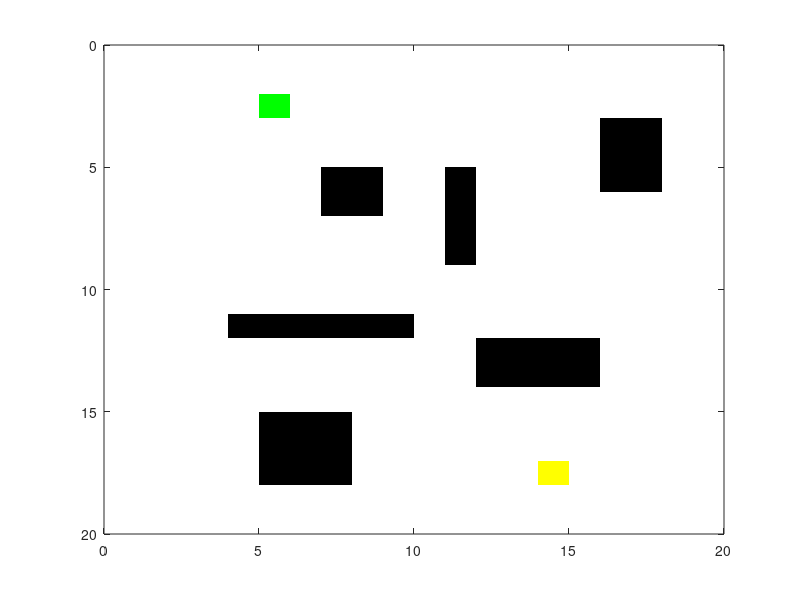

Write MATLAB code to recreate this figure. (Note: this script raises an error after producing the figure.)

clear;
close all;
clc;

%% Initialize the maps, color maps, start points and destination points
map_size = [20, 20];
input_map = false(map_size);              % Create an Input Map

input_map (6:7, 8:9) = 1;           % Add an obstacle
input_map (6:9, 12) = 1;            % Add another obstacle
input_map (12, 5:10) = 1;           % Add another obstacle
input_map (13:14, 13:16) = 1;       % Add another obstacle
input_map (16:18, 6:8) = 1;         % Add another obstacle
input_map (4:6, 17:18) = 1;         % Add another obstacle

start_coords = [3, 6];              % Save the location of start coordinate
dest_coords = [18, 15];             % Save location of destination coordinate

drawMapEveryTime = true;            % To see how nodes expand on the grid

cmap = [1   1   1;                  % Create a color map
    0   0   0;
    1   0   0;
    0   0   1;
    0   1   0;
    1   1   0;
    0.5 0.5 0.5];

colormap(cmap);                     % Sets the colormap for the current figure
[nrows, ncols] = size(input_map);   % Save the size of the input_map

map = zeros(nrows,ncols);           % Create map to save the states of each grid cell
map(~input_map) = 1;                % Mark free cells on map
map(input_map) = 2;                 % Mark obstacle cells on map

start_node = sub2ind(size(map), start_coords(1), start_coords(2));      % Generate linear indices of start node
dest_node = sub2ind(size(map), dest_coords(1), dest_coords(2));         % Generate linear indices of dest node

map(start_node) = 5;                % Mark start node on map
map(dest_node) = 6;                 % Mark destination node on map

distanceFromStart = Inf(nrows,ncols);   % Initialize distance from start array to inifinity
distanceFromEnd = Inf(nrows,ncols);     % Initialize distance from end array to inifinity

parent = zeros(nrows, ncols);           % Create a map for holding parent's index for each grid cell

distanceFromStart(start_node) = 0;  % distance of start node from start is zero
distanceFromEnd(dest_node) = 0;     % distance of end node from end is zero

% Update the values of all grid pixels for distance from end
[X, Y] = meshgrid(1:ncols, 1:nrows);
xd = dest_coords(1);
yd = dest_coords(2);
distanceFromEnd = abs(X - yd) + abs(Y - xd);    % Manhattan Distance

image([0.5, map_size(1)-0.5], [0.5, map_size(2)-0.5], map);
ax = gca;
ax.YTick = 0:1:map_size(1);
ax.XTick = 0:1:map_size(2);
grid on;                        % Display grid lines
% drawnow limitrate nocallbacks;  % Update figure
drawnow;

%% Process the map to update the parent information and distance from start
while true                              % Create an infinite loop
    map(start_node) = 5;                % Mark start node on map
    map(dest_node) = 6;                 % Mark destination node on map
    
    if (drawMapEveryTime)
        image([0.5, map_size(1)-0.5], [0.5, map_size(2)-0.5], map);
        ax = gca;
        ax.YTick = 0:1:map_size(1);
        ax.XTick = 0:1:map_size(2);
        grid on;                        % Display grid lines
        % drawnow limitrate nocallbacks;  % Update figure
        drawnow;
    end
    
    % Find the node with the minimum heuristic distance
    heuristicDist = distanceFromStart + distanceFromEnd;
    [min_dist, current] = min(heuristicDist(:));
    
    % Compute row, column coordinates of current node from linear index
    [i, j] = ind2sub(size(heuristicDist), current);
    
    % Create an exit condition for the infinite loop to end
    if ((current == dest_node) || isinf(min_dist)) 
        break
    end
    
    % Update distance value of element right of current element
    if (i+1 <= nrows && distanceFromStart(i+1, j) > distanceFromStart(i,j) + 1)
        if (parent(i+1, j) == 0 && input_map(i+1,j)~=1 && parent(current)~= sub2ind(size(map), i+1, j))
            distanceFromStart(i+1, j) = distanceFromStart(i,j) + 1;
            map(sub2ind(size(map), i+1, j)) = 4;    % Mark the neighbour of current as processing
            parent(i+1, j)= current;
        end
    end
    
    % Update distance value of element left of current element
    if (i-1 >= 1 && distanceFromStart(i-1, j) > distanceFromStart(i,j) + 1)
        if (parent(i-1, j) == 0 && input_map(i-1,j)~=1 && parent(current)~= sub2ind(size(map), i-1, j))
            distanceFromStart(i-1, j) = distanceFromStart(i,j) + 1;
            map(sub2ind(size(map), i-1, j)) = 4;    % Mark the neighbour of current as processing
            parent(i-1, j)= current;
        end
    end
    
    % Update distance value of element top of current element
    if (j-1 >= 1 && distanceFromStart(i, j-1) > distanceFromStart(i,j) + 1)
        if (parent(i, j-1) == 0 && input_map(i,j-1)~=1 && parent(current)~= sub2ind(size(map), i, j-1))
            distanceFromStart(i, j-1) = distanceFromStart(i,j) + 1;
            map(sub2ind(size(map), i, j-1)) = 4;    % Mark the neighbour of current as processing
            parent(i, j-1)= current;
        end
    end
    
    % Update distance value of element bottom of current element
    if (j+1 <= ncols && distanceFromStart(i, j+1) > distanceFromStart(i,j) + 1)
        if (parent(i, j+1) == 0 && input_map(i,j+1)~=1 && parent(current)~= sub2ind(size(map), i, j+1))
            distanceFromStart(i, j+1) = distanceFromStart(i,j) + 1;
            map(sub2ind(size(map), i, j+1)) = 4;    % Mark the neighbour of current as processing
            parent(i, j+1)= current;
        end
    end
    
    distanceFromStart(current) = -log(0);   % change the distance of current from start as infinity
    map(current) = 3;                       % mark the current point as processed
end

%% Construct route from start to dest by following the parent links
if (isinf(distanceFromStart(dest_node))) 
    route = [];    % if distance to destination node is infinity
else
    route = [dest_node];                               % else backtrace the route from destination node
    while (parent(route(1)) ~= 0)                       % check front of route for start node
        route = [parent(route(1)), route];              % add parent of current node to front of route
    end
    
    for k = 2:length(route) - 1         % To visualize the map and the path
        map(route(k)) = 7;
        pause(0.001);                   % Pause the code for a while
        image([0.5, map_size(1)-0.5], [0.5, map_size(2)-0.5], map);
        ax = gca;
        ax.YTick = 0:1:map_size(1);
        ax.XTick = 0:1:map_size(2);
        grid on;                        % Display grid lines
        % drawnow limitrate nocallbacks;  % Update figure
        drawnow;
    end
end

% Add legends to the colormapped image
hold on;
for K = 1:7 
    hidden_h(K) = surf(zeros(2, 2), 'edgecolor', 'none', ...
        'facecolor', cmap(K, :)); 
end
hold off

uistack(hidden_h, 'bottom');
legend(hidden_h, {'free space', 'obstacles', 'closed nodes', ...
    'open nodes', 'start node', 'goal node', 'shortest path'} )

